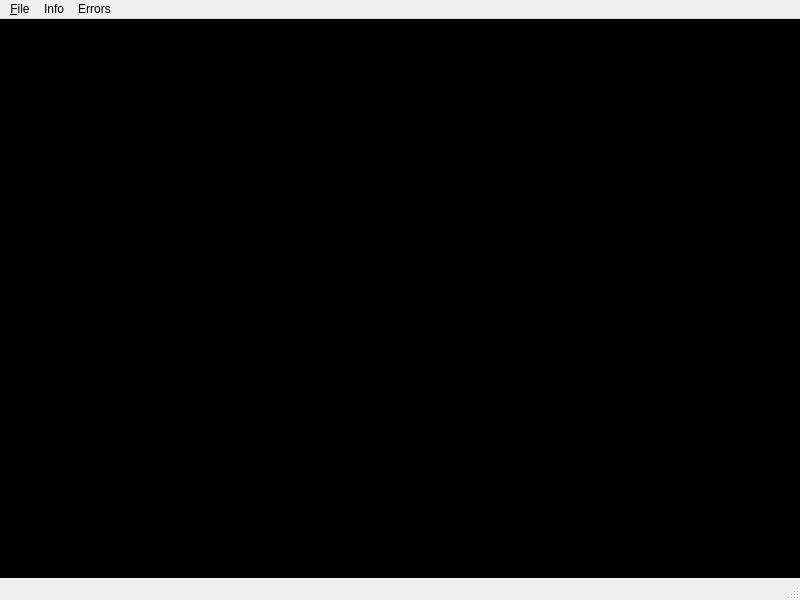
<?xml version="1.0" encoding="UTF-8"?>
<ui version="4.0">
 <class>MainWindow</class>
 <widget class="QMainWindow" name="MainWindow">
  <property name="geometry">
   <rect>
    <x>0</x>
    <y>0</y>
    <width>800</width>
    <height>600</height>
   </rect>
  </property>
  <property name="windowTitle">
   <string>MainWindow</string>
  </property>
  <property name="styleSheet">
   <string notr="true">#frame {
	background:black;
}</string>
  </property>
  <widget class="QWidget" name="centralwidget">
   <layout class="QHBoxLayout" name="horizontalLayout">
    <property name="spacing">
     <number>0</number>
    </property>
    <property name="leftMargin">
     <number>0</number>
    </property>
    <property name="topMargin">
     <number>0</number>
    </property>
    <property name="rightMargin">
     <number>0</number>
    </property>
    <property name="bottomMargin">
     <number>0</number>
    </property>
    <item>
     <widget class="QFrame" name="frame">
      <property name="frameShape">
       <enum>QFrame::StyledPanel</enum>
      </property>
      <property name="frameShadow">
       <enum>QFrame::Raised</enum>
      </property>
     </widget>
    </item>
   </layout>
  </widget>
  <widget class="QMenuBar" name="menubar">
   <property name="geometry">
    <rect>
     <x>0</x>
     <y>0</y>
     <width>800</width>
     <height>22</height>
    </rect>
   </property>
   <widget class="QMenu" name="menu_File">
    <property name="title">
     <string>&amp;File</string>
    </property>
    <addaction name="actionOpen"/>
    <addaction name="actionClose"/>
    <addaction name="actionExit"/>
   </widget>
   <widget class="QMenu" name="menuInfo">
    <property name="title">
     <string>Info</string>
    </property>
    <addaction name="actionHelp"/>
   </widget>
   <widget class="QMenu" name="menuErrors">
    <property name="title">
     <string>Errors</string>
    </property>
   </widget>
   <addaction name="menu_File"/>
   <addaction name="menuInfo"/>
   <addaction name="menuErrors"/>
  </widget>
  <widget class="QStatusBar" name="statusbar"/>
  <action name="actionOpen">
   <property name="text">
    <string>Open</string>
   </property>
  </action>
  <action name="actionClose">
   <property name="text">
    <string>Close</string>
   </property>
  </action>
  <action name="actionExit">
   <property name="text">
    <string>Exit</string>
   </property>
  </action>
  <action name="actionHelp">
   <property name="text">
    <string>Help</string>
   </property>
  </action>
 </widget>
 <resources/>
 <connections/>
</ui>
